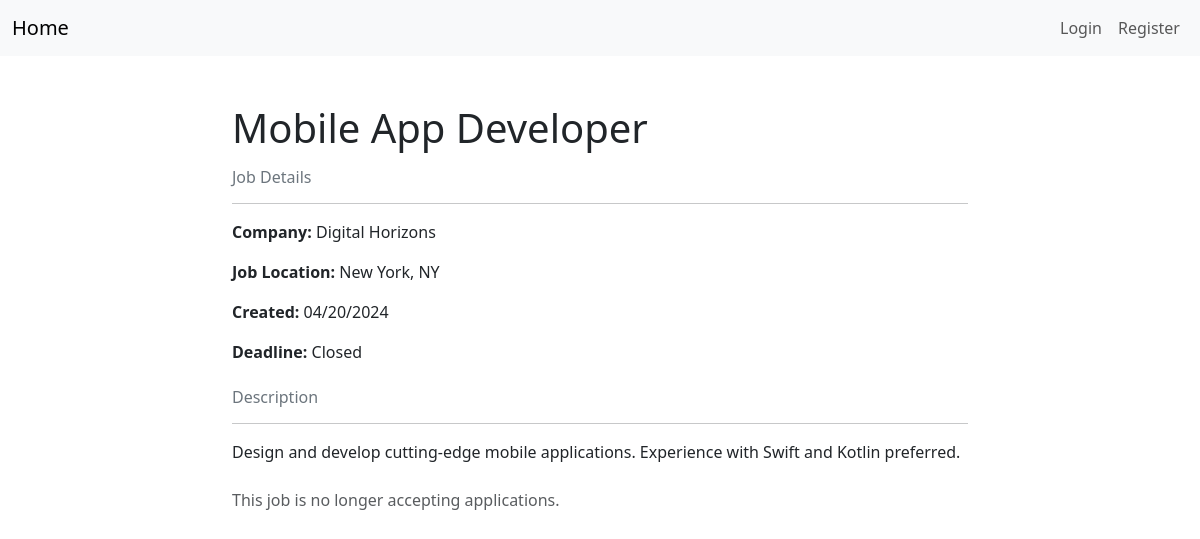
/job/11, run on the app's committed database.
### jobs/models.py (models this page shows, shortened)
class Job(models.Model):
    user = models.ForeignKey(User, null=True, blank=True, on_delete=models.CASCADE)
    title = models.CharField(max_length=100)
    company = models.CharField(max_length=100)
    description = models.TextField(null=True, blank=True)
    location = models.CharField(max_length=100)
    deadline = models.DateTimeField()
    updated_at = models.DateTimeField(auto_now=True)
    created_at = models.DateTimeField(auto_now_add=True)
    available = models.BooleanField(default=True)
    class Meta:
        ordering = ["-updated_at", "-created_at"]

### jobs/views.py (the view, shortened to what this page needs)
# urls.py: path("job/<int:pk>", views.job, name="job"),
def job(request, pk):
    job = Job.objects.get(id=pk)
    if not request.user.is_authenticated:
        return render(request, "jobs/job.html", {"job": job})

### jobs/templates/jobs/job.html (shortened to what this page needs)
{% extends 'main.html' %}
{% block content %}
<div class="container mt-5">
    <div class="row">
        <div class="col-lg-8 mx-auto">
            <h1 class="mb-3">{{ job.title }}</h1>
            <h6 class="text-secondary">Job Details</h6>
            <hr>
            <p><strong>Company:</strong> {{ job.company }}</p>
            <p><strong>Job Location:</strong> {{ job.location }}</p>
            <p><strong>Created:</strong> {{ job.created_at|date:"m/d/Y" }}</p>
            <p><strong>Deadline:</strong> {% if job.available %}{{ job.deadline|date:"m/d/Y" }}{% else %}Closed{% endif %}</p>
            <div class="mt-4">
                <h6 class="text-secondary">Description</h6>
                <hr>
                <p>{{ job.description }}</p>
            </div>
            <div class="mt-4">
                {% if not job.available %}
                    <p class="text-muted">This job is no longer accepting applications.</p>
                {% elif not user.is_authenticated %}
                    <a href="{% url 'login' %}" class="btn btn-primary">Login to Apply</a>
                {% elif not has_applied  %}
                    <a href="{% url 'register-job' job.id %}" class="btn btn-primary">Apply</a>
                {% else %}
                    <span class="text-success"><strong>Applied</strong></span>
                {% endif %}
            </div>
        </div>
    </div>
</div>
{% endblock %}

### data on the page
Job: title "Mobile App Developer", company "Digital Horizons", location "New York, NY", created_at "04/20/2024", description "Design and develop cutting-edge mobile applications. Experience with Swift and Kotlin preferred."
